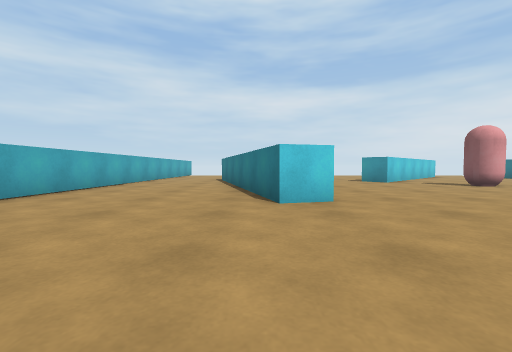
[1] (above)

19 first-person views from a walk through a scene from a Unity 3-D project. The camera is 0.3 m above the floor, tilts 2° down and sees 90° across. The floor is counted in squares, 0.5 m on a side. Each view is taken from the middle of a square. On the plan, view 1 faces up. The plan holds only what a view shows up to about 9 squares ahead; the rest is blank. The player is left out.

[2]
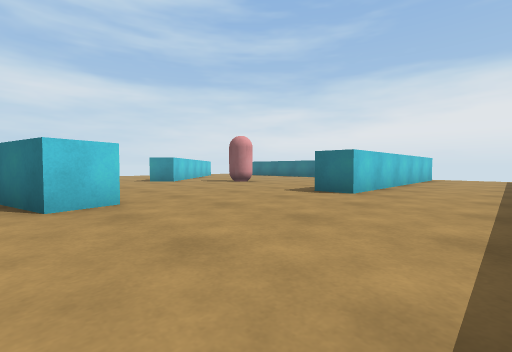

[3]
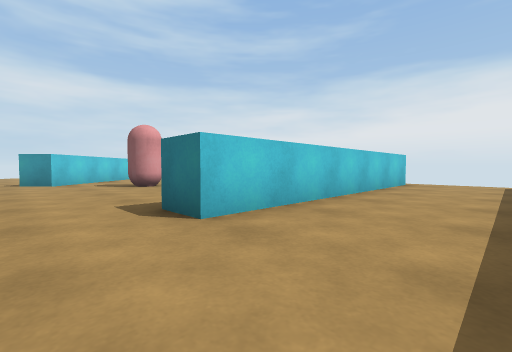

[4]
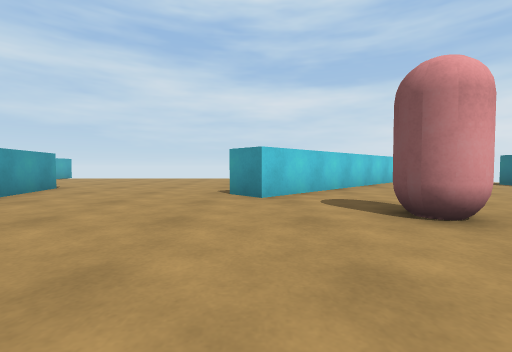

[5]
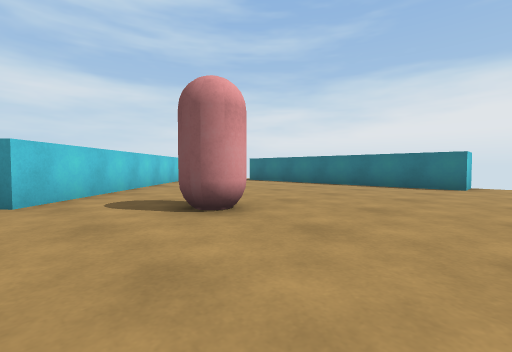

[6]
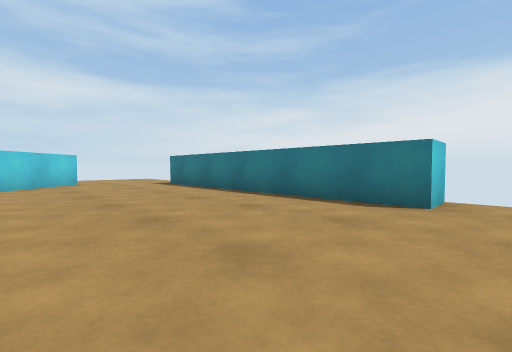

[7]
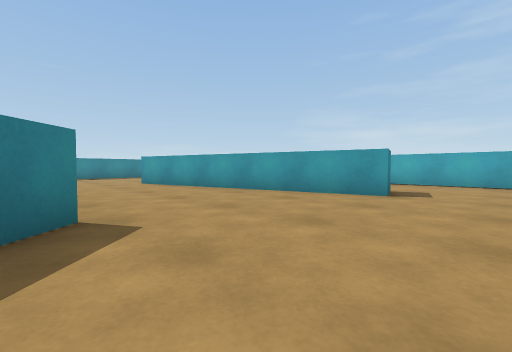

[8]
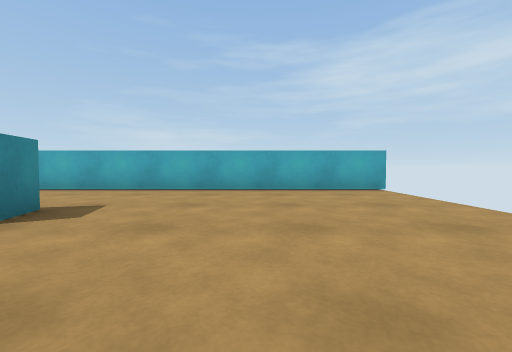

[9]
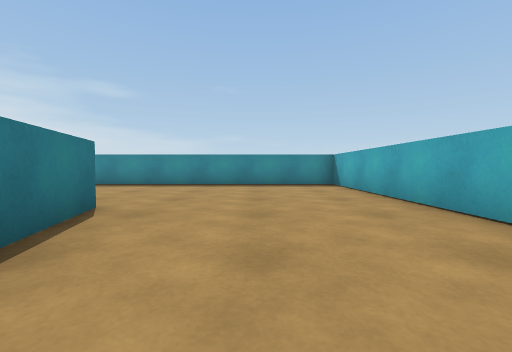

[10]
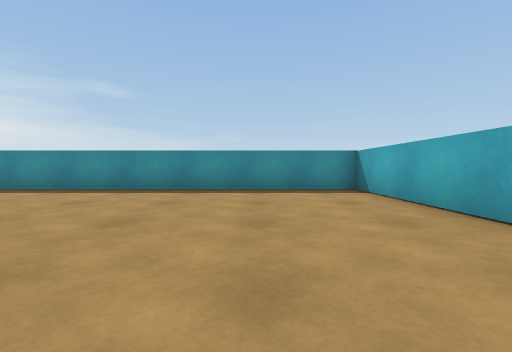

[11]
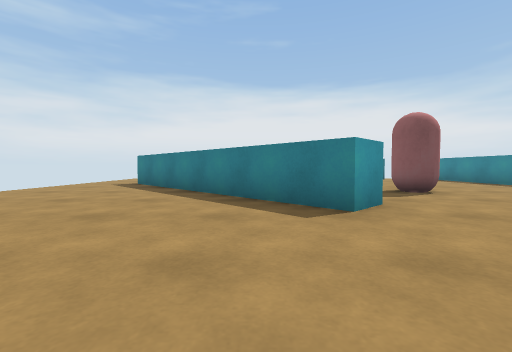

[12]
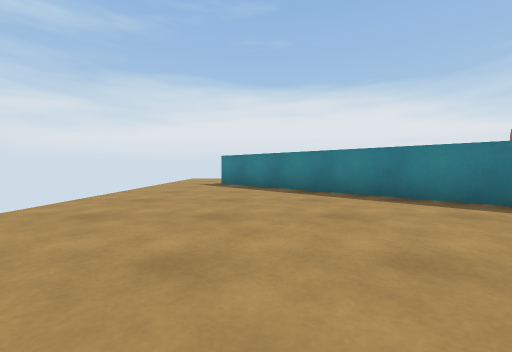

[13]
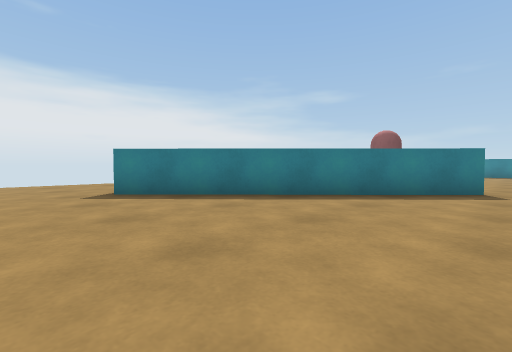

[14]
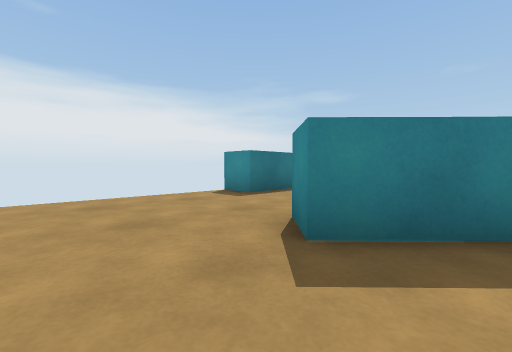

[15]
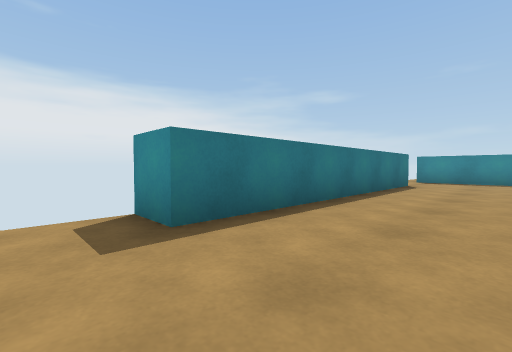

[16]
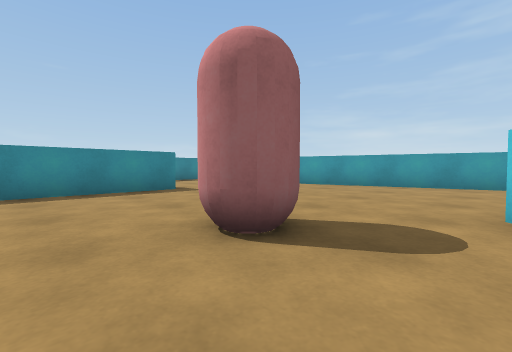

[17]
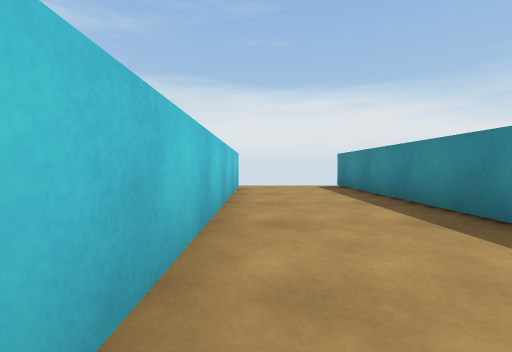

[18]
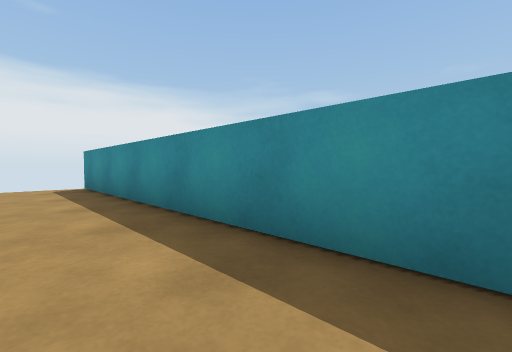

[19]
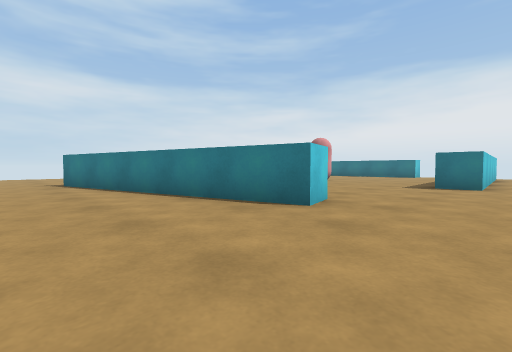

### Floor plan
Points are (right, up) in squares from view 1. A wall is a line through its corners. A room is listed if a view was taken in it or the views show most of it. See-through windows are left out.
Room 1 (views 1, 2, 3, 4, 5, 6, 7, 8, 9, 10, 11, 12, 13, 14, 15, 16, 17, 18, 19)
walls: (5.1, 10) (4.4, 10.7) (10.2, 16.2) (10.9, 15.5) (5.1, 10); (1.4, 4.5) (0.4, 4.2) (-1.6, 12) (-0.6, 12.2) (1.2, 5.1); (13.3, 5.8) (13.4, 13.8) (14.5, 13.8); (13.6, 2.5) (5.6, 2.5) (5.6, 3.5) (12.2, 3.5); (-4.6, 18.4) (-4.6, -0.6) (14.2, -0.6)
ways out: opening at (13, 4.5)
objects: capsule (7, 8) to (8, 9)

Positions as (right, up) in squares from view 1, and headings:
1: (0, 0), facing up
2: (0, 0), facing up-right
3: (4, 0), facing up-right
4: (5, 5), facing up
5: (5, 5), facing up-right
6: (9, 5), facing up-right
7: (5, 14), facing down-left
8: (2, 15), facing left
9: (-2, 8), facing down
10: (-2, 6), facing down
11: (1, 12), facing right
12: (1, 15), facing right
13: (4, 18), facing down-right
14: (9, 18), facing down-right
15: (11, 15), facing down-right
16: (9, 10), facing down-left
17: (6, 2), facing right
18: (6, 1), facing down-right
19: (-3, 2), facing up-right
